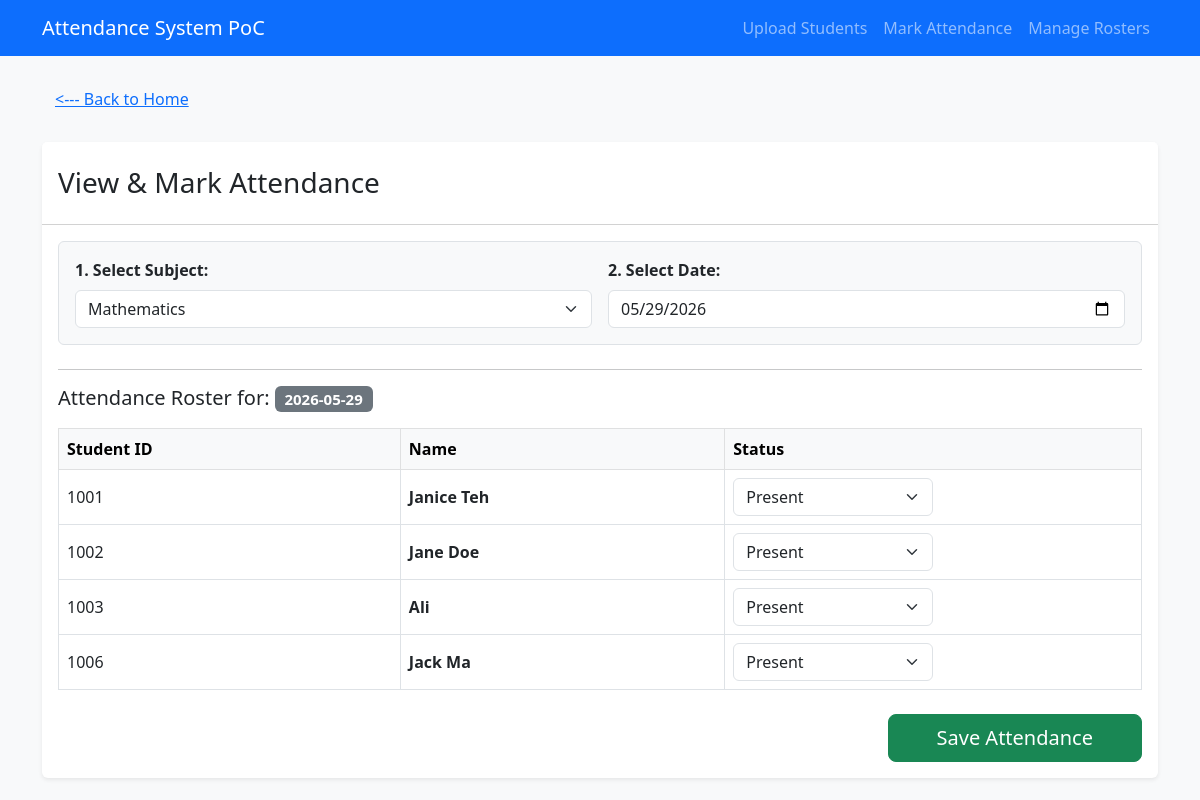
Screenshot of /attendance?class_id=1 with the database file from the repository.
### tables this page shows
CREATE TABLE attendance (
                id INTEGER PRIMARY KEY AUTOINCREMENT,
                student_id TEXT,
                class_id INTEGER,
                date TEXT,
                status TEXT,
                UNIQUE(student_id, class_id, date), 
                FOREIGN KEY(student_id) REFERENCES students(student_id),
                FOREIGN KEY(class_id) REFERENCES classes(id)
            );

CREATE TABLE students (
                student_id TEXT PRIMARY KEY,
                name TEXT NOT NULL
            );

### app.py (the view, shortened to what this page needs)
@app.route('/attendance', methods=['GET', 'POST'])
def take_attendance():
    selected_class_id = request.args.get('class_id')
    selected_date = request.args.get('date') or date.today().strftime('%Y-%m-%d')
    with get_db_connection() as conn:
        classes = conn.execute('SELECT * FROM classes ORDER BY name').fetchall()
        students = []
        if selected_class_id:
            students = conn.execute('''
                SELECT s.student_id, s.name, a.status
                FROM students s
                JOIN enrollments e ON s.student_id = e.student_id
                LEFT JOIN attendance a ON s.student_id = a.student_id AND a.class_id = e.class_id AND a.date = ?
                WHERE e.class_id = ? AND e.is_active = 1
                ORDER BY s.student_id
            ''', (selected_date, selected_class_id)).fetchall()
    return render_template('attendance.html', classes=classes, students=students, selected_class_id=selected_class_id, selected_date=selected_date)

### app.py (called while the page is built)
def get_db_connection():
    conn = sqlite3.connect(DB_NAME)
    conn.row_factory = sqlite3.Row
    return conn

### templates/attendance.html (shortened to what this page needs)
{% extends 'base.html' %}
{% block content %}
<a href="/" class="btn btn-link"><--- Back to Home</a><br>
<div class="card shadow-sm border-0 mt-4">
    <div class="card-header bg-white pt-4 pb-3">
        <h3>View & Mark Attendance</h3>
    </div>
    <div class="card-body">
        <form method="get" class="mb-4 bg-light p-3 rounded border">
            <div class="row g-3 align-items-end">
                <div class="col-md-6">
                    <label class="form-label fw-bold">1. Select Subject:</label>
                    <select name="class_id" class="form-select" required onchange="this.form.submit()">
                        {% for c in classes %}
                            <option value="{{ c['id'] }}" {% if selected_class_id|string == c['id']|string %}selected{% endif %}>
                                {{ c['name'] }}
                            </option>
                        {% endfor %}
                    </select>
                </div>
                <div class="col-md-6">
                    <label class="form-label fw-bold">2. Select Date:</label>
                    <input type="date" name="date" class="form-control" value="{{ selected_date }}" required onchange="this.form.submit()">
                </div>
            </div>
        </form>
        <hr>
        {% if selected_class_id and students %}
            <form method="post" action="/attendance">
                <h5 class="mb-3">Attendance Roster for: <span class="badge bg-secondary">{{ selected_date }}</span></h5>
                <table class="table table-hover table-bordered align-middle">
                    <thead class="table-light">
                        <tr>
                            <th>Student ID</th>
                            <th>Name</th>
                            <th>Status</th>
                        </tr>
                    </thead>
                    <tbody>
                        {% for student in students %}
                        <tr>
                            <td>{{ student['student_id'] }}</td>
                            <td class="fw-bold">{{ student['name'] }}</td>
                            <td>
                                <select name="{{ student['student_id'] }}" class="form-select w-50">
                                    <option value="Present" {% if student['status'] == 'Present' or not student['status'] %}selected{% endif %}>Present</option>
                                </select>
                            </td>
                        </tr>
                        {% endfor %}
                    </tbody>
                </table>
                <div class="mt-4 text-end">
                    <button type="submit" class="btn btn-success btn-lg px-5">Save Attendance</button>
                </div>
            </form>
        {% elif selected_class_id %}
            <div class="alert alert-warning mt-4">No students found for this class. Please upload a CSV for this subject first.</div>
        {% endif %}
    </div>
</div>
{% endblock %}

### templates/base.html (shortened to what this page needs)
<!DOCTYPE html>
<html lang="en">
<head>
    <link href="https://cdn.jsdelivr.net/npm/bootstrap@5.3.0/dist/css/bootstrap.min.css" rel="stylesheet">
</head>
<body class="bg-light">
    <nav class="navbar navbar-expand-lg navbar-dark bg-primary mb-4">
        <div class="container">
            <a class="navbar-brand" href="/">Attendance System PoC</a>
            <div class="navbar-nav">
                <a class="nav-link" href="/upload">Upload Students</a>
                <a class="nav-link" href="/attendance">Mark Attendance</a>
                <a class="nav-link" href="/manage">Manage Rosters</a>
            </div>
        </div>
    </nav>
    <div class="container">
        {% block content %}{% endblock %}
    </div>
</body>
</html>

### rows the page displays
attendance: student_id "1001", name "Janice Teh", status.student_id "Present"
attendance: student_id "1002", name "Jane Doe", status.student_id "Present"
attendance: student_id "1003", name "Ali", status.student_id "Present"
attendance: student_id "1006", name "Jack Ma", status.student_id "Present"

### other values shown
{{ selected_date }} "2026-05-29"
form field class_id "Mathematics"
